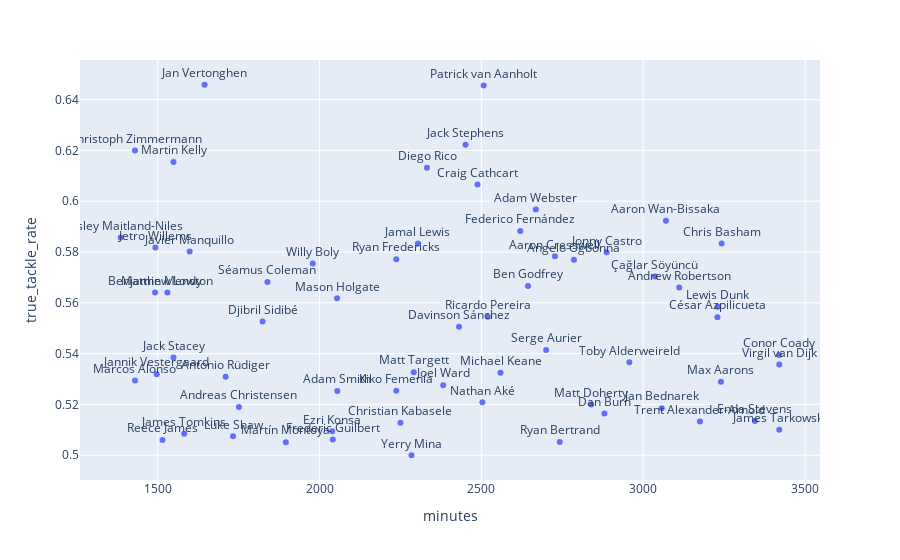

Source (notebook cell):
### Code cell
plot(defenders_mins,'minutes','true_tackle_rate','scatter')

### Figure 1 — Plotly figure (JSON) as saved in the notebook; plotly's stock layout.template omitted (floating-point values rounded to 4 significant figures)
{"data": [{"hovertemplate": "minutes=%{x}<br>true_tackle_rate=%{y}<br>player=%{text}<extra></extra>", "legendgroup": "", "marker": {"color": "#636efa", "symbol": "circle"}, "mode": "markers+text", "name": "", "orientation": "v", "showlegend": false, "text": ["Patrick van Aanholt", "Max Aarons", "Nathan Aké", "Toby Alderweireld", "Trent Alexander-Arnold", "Marcos Alonso", "Serge Aurier", "César Azpilicueta", "Chris Basham", "Jan Bednarek", "Ryan Bertrand", "Willy Boly", "Dan Burn", "Jonny Castro", "Craig Cathcart", "Andreas Christensen", "Conor Coady", "Séamus Coleman", "Aaron Cresswell", "Virgil van Dijk", "Matt Doherty", "Lewis Dunk", "Kiko Femenía", "Federico Fernández", "Ryan Fredericks", "Ben Godfrey", "Frederic Guilbert", "Mason Holgate", "Reece James", "Christian Kabasele", "Michael Keane", "Martin Kelly", "Ezri Konsa", "Jamal Lewis", "Matthew Lowton", "Ainsley Maitland-Niles", "Javier Manquillo", "Benjamin Mendy", "Yerry Mina", "Martín Montoya", "Angelo Ogbonna", "Ricardo Pereira", "Diego Rico", "Andrew Robertson", "Antonio Rüdiger", "Davinson Sánchez", "Luke Shaw", "Djibril Sidibé", "Adam Smith", "Çağlar Söyüncü", "Jack Stacey", "Jack Stephens", "Enda Stevens", "Matt Targett", "James Tarkowski", "James Tomkins", "Jan Vertonghen", "Jannik Vestergaard", "Aaron Wan-Bissaka", "Joel Ward", "Adam Webster", "Jetro Willems", "Christoph Zimmermann"], "textposition": "top center", "type": "scatter", "x": [2507, 3240, 2503, 2957, 3175, 1430, 2700, 3229, 3242, 3057, 2742, 1979, 2880, 2887, 2488, 1751, 3420, 1839, 2727, 3420, 2839, 3230, 2237, 2620, 2237, 2644, 2041, 2054, 1515, 2250, 2559, 1549, 2039, 2304, 1530, 1386, 1599, 1492, 2284, 1896, 2786, 2520, 2332, 3111, 1710, 2431, 1733, 1824, 2055, 3036, 1549, 2451, 3345, 2291, 3420, 1582, 1645, 1497, 3070, 2382, 2668, 1493, 1430], "xaxis": "x", "y": [0.6456, 0.5289, 0.5208, 0.5366, 0.5133, 0.5294, 0.5414, 0.5543, 0.5833, 0.5185, 0.5053, 0.5755, 0.5164, 0.5799, 0.6066, 0.519, 0.5395, 0.5682, 0.5783, 0.5357, 0.52, 0.5584, 0.5254, 0.5882, 0.5772, 0.5667, 0.5062, 0.5618, 0.506, 0.5128, 0.5325, 0.6154, 0.5094, 0.5833, 0.5641, 0.5857, 0.5802, 0.5641, 0.5, 0.5052, 0.5769, 0.5545, 0.6132, 0.566, 0.5309, 0.5506, 0.5075, 0.5526, 0.5253, 0.5703, 0.5385, 0.6222, 0.5135, 0.5327, 0.5101, 0.5085, 0.6458, 0.5319, 0.5923, 0.5276, 0.5968, 0.5818, 0.62], "yaxis": "y"}], "layout": {"legend": {"tracegroupgap": 0}, "margin": {"t": 60}, "xaxis": {"anchor": "y", "domain": [0, 1], "title": {"text": "minutes"}}, "yaxis": {"anchor": "x", "domain": [0, 1], "title": {"text": "true_tackle_rate"}}}}
